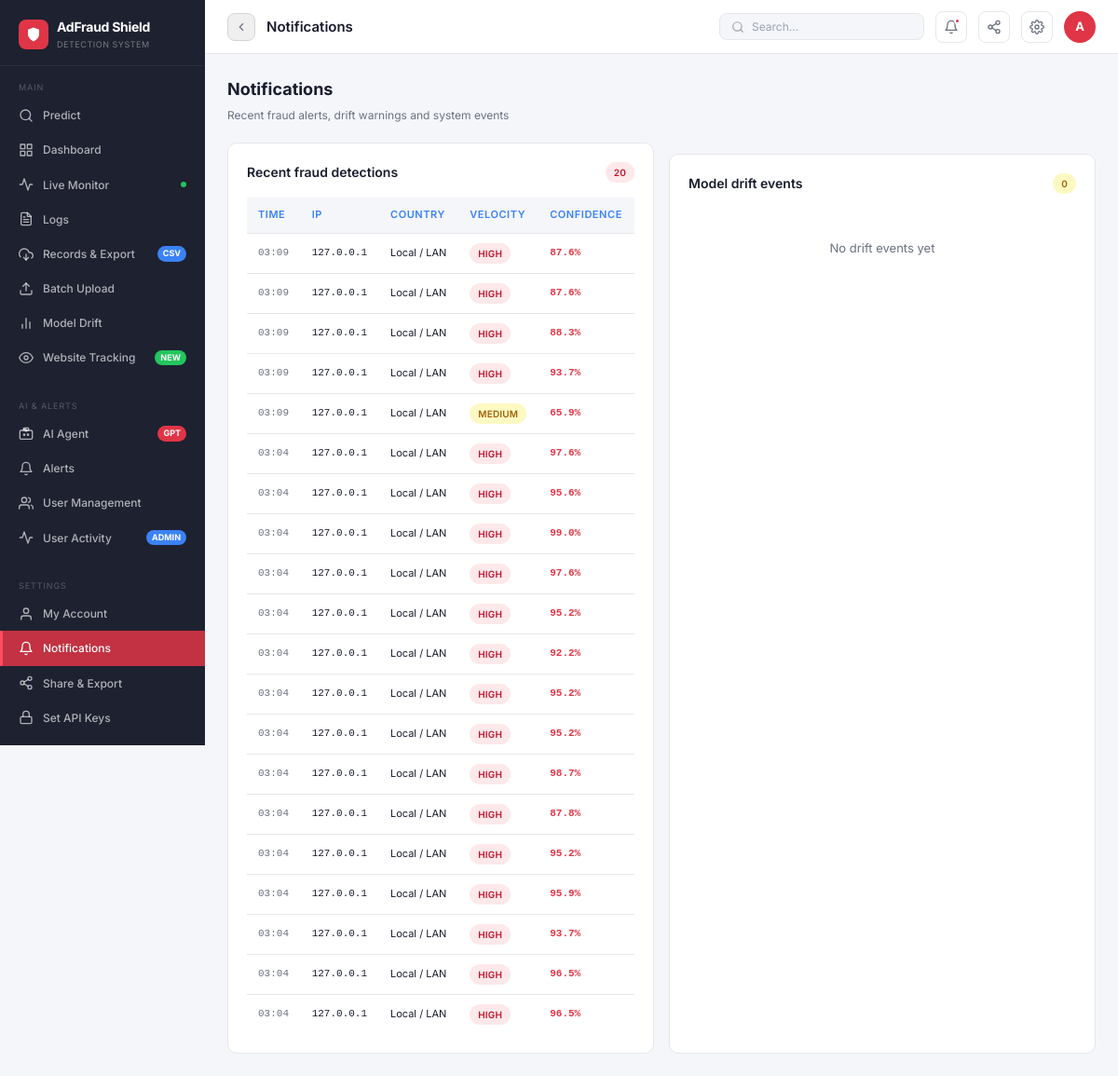
/notifications (signed in), run on the app's committed database.
### app.py (models this page shows, shortened)
class User(UserMixin, db.Model):
    id       = db.Column(db.Integer, primary_key=True)
    username = db.Column(db.String(80), unique=True, nullable=False)
    password = db.Column(db.String(200), nullable=False)
    role     = db.Column(db.String(20), default='user')
    email    = db.Column(db.String(120), default='')
    created  = db.Column(db.String(40), default=lambda: datetime.now().strftime('%Y-%m-%d %H:%M'))

class Prediction(db.Model):
    id         = db.Column(db.Integer, primary_key=True)
    timestamp  = db.Column(db.String(40))
    ip         = db.Column(db.String(50))
    app_id     = db.Column(db.String(20))
    device     = db.Column(db.String(20))
    os         = db.Column(db.String(20))
    channel    = db.Column(db.String(20))
    hour       = db.Column(db.Integer)
    result     = db.Column(db.String(20))
    confidence = db.Column(db.Float)
    model_used = db.Column(db.String(40))
    country    = db.Column(db.String(40), default='Unknown')
    velocity   = db.Column(db.String(10), default='LOW')
    signals    = db.Column(db.Integer, default=0)
    user_id    = db.Column(db.Integer, db.ForeignKey('user.id'), nullable=True)

### app.py (the view)
@app.route('/notifications')
@login_required
def notifications():
    recent = Prediction.query.filter_by(result='Fraudulent').order_by(
        Prediction.id.desc()).limit(20).all()
    drift_logs = DriftLog.query.order_by(DriftLog.id.desc()).limit(10).all()
    return render_template('notifications.html', predictions=recent, drift_logs=drift_logs)

### app.py (called while the page is built)
@login_manager.user_loader
def load_user(uid): return User.query.get(int(uid))

### templates/notifications.html
{% extends "base.html" %}
{% block content %}
<div class="page-hdr">
  <div><div class="page-title">Notifications</div><div class="page-sub">Recent fraud alerts, drift warnings and system events</div></div>
</div>
<div class="two-col">
  <div class="card">
    <div class="card-hdr">
      <div class="card-title">Recent fraud detections</div>
      <span class="badge b-fraud">{{ predictions|length }}</span>
    </div>
    {% if predictions %}
    <div class="tbl-wrap">
      <table>
        <thead><tr>
          <th style="background:var(--body-bg);color:var(--blue);">Time</th>
          <th style="background:var(--body-bg);color:var(--blue);">IP</th>
          <th style="background:var(--body-bg);color:var(--blue);">Country</th>
          <th style="background:var(--body-bg);color:var(--blue);">Velocity</th>
          <th style="background:var(--body-bg);color:var(--blue);">Confidence</th>
        </tr></thead>
        <tbody>{% for p in predictions %}<tr>
          <td class="mono" style="font-size:11px;color:var(--ink2);">{{ p.timestamp[11:16] }}</td>
          <td class="mono">{{ p.ip }}</td>
          <td style="font-size:11px;">{{ p.country }}</td>
          <td><span class="badge b-{{ p.velocity|lower }}">{{ p.velocity }}</span></td>
          <td class="mono" style="color:var(--acc);font-weight:600;">{{ (p.confidence or 0)|round(1) }}%</td>
        </tr>{% endfor %}</tbody>
      </table>
    </div>
    {% else %}
    <div style="text-align:center;padding:32px;color:var(--ink2);">No fraud detections yet</div>
    {% endif %}
  </div>
  <div class="card">
    <div class="card-hdr">
      <div class="card-title">Model drift events</div>
      <span class="badge b-warning">{{ drift_logs|length }}</span>
    </div>
    {% if drift_logs %}
    <div class="tbl-wrap">
      <table>
        <thead><tr>
          <th style="background:var(--body-bg);color:var(--blue);">Time</th>
          <th style="background:var(--body-bg);color:var(--blue);">Accuracy</th>
          <th style="background:var(--body-bg);color:var(--blue);">Status</th>
        </tr></thead>
        <tbody>{% for d in drift_logs %}<tr>
          <td class="mono" style="font-size:11px;color:var(--ink2);">{{ d.timestamp[11:16] }}</td>
          <td class="mono" style="color:{% if d.accuracy>=90 %}var(--grn){% elif d.accuracy>=85 %}var(--amb){% else %}var(--acc){% endif %};font-weight:600;">{{ d.accuracy }}%</td>
          <td><span class="badge b-{{ d.status()|lower }}">{{ d.status() }}</span></td>
        </tr>{% endfor %}</tbody>
      </table>
    </div>
    {% else %}
    <div style="text-align:center;padding:32px;color:var(--ink2);">No drift events yet</div>
    {% endif %}
  </div>
</div>
{% endblock %}

### templates/base.html (shortened to what this page needs)
<!DOCTYPE html>
<html lang="en">
<head>
</head>
<body>
<aside class="sidebar">
  <div class="sb-brand">
    <div class="sb-logo">
      <div class="sb-logo-icon">
        <svg viewBox="0 0 24 24"><path d="M12 22s8-4 8-10V5l-8-3-8 3v7c0 6 8 10 8 10z"/></svg>
      </div>
      <div>
        <div class="sb-logo-text">AdFraud Shield</div>
        <div class="sb-logo-sub">Detection System</div>
      </div>
    </div>
  </div>
  <div class="sb-section">
    <div class="sb-section-label">Main</div>
    <a href="/" class="sb-item {% if request.path=='/' %}active{% endif %}">
      <svg viewBox="0 0 24 24"><circle cx="11" cy="11" r="8"/><path d="m21 21-4.35-4.35"/></svg>
      Predict
    </a>
    <a href="/dashboard" class="sb-item {% if request.path=='/dashboard' %}active{% endif %}">
      <svg viewBox="0 0 24 24"><rect x="3" y="3" width="7" height="7"/><rect x="14" y="3" width="7" height="7"/><rect x="14" y="14" width="7" height="7"/><rect x="3" y="14" width="7" height="7"/></svg>
      Dashboard
    </a>
    <a href="/realtime" class="sb-item {% if request.path=='/realtime' %}active{% endif %}">
      <svg viewBox="0 0 24 24"><polyline points="22 12 18 12 15 21 9 3 6 12 2 12"/></svg>
      Live Monitor
      <div class="sb-live"><div class="sb-dot"></div></div>
    </a>
    <a href="/logs" class="sb-item {% if request.path=='/logs' %}active{% endif %}">
      <svg viewBox="0 0 24 24"><path d="M14 2H6a2 2 0 0 0-2 2v16a2 2 0 0 0 2 2h12a2 2 0 0 0 2-2V8z"/><polyline points="14 2 14 8 20 8"/><line x1="16" y1="13" x2="8" y2="13"/><line x1="16" y1="17" x2="8" y2="17"/><polyline points="10 9 9 9 8 9"/></svg>
      Logs
    </a>
    <a href="/records" class="sb-item {% if request.path=='/records' %}active{% endif %}">
      <svg viewBox="0 0 24 24"><polyline points="8 17 12 21 16 17"/><line x1="12" y1="12" x2="12" y2="21"/><path d="M20.88 18.09A5 5 0 0 0 18 9h-1.26A8 8 0 1 0 3 16.29"/></svg>
      Records &amp; Export
      <span class="sb-badge sb-badge-blue">CSV</span>
    </a>
    <a href="/batch" class="sb-item {% if request.path=='/batch' %}active{% endif %}">
      <svg viewBox="0 0 24 24"><path d="M21 15v4a2 2 0 0 1-2 2H5a2 2 0 0 1-2-2v-4"/><polyline points="17 8 12 3 7 8"/><line x1="12" y1="3" x2="12" y2="15"/></svg>
      Batch Upload
    </a>
    <a href="/drift" class="sb-item {% if request.path=='/drift' %}active{% endif %}">
      <svg viewBox="0 0 24 24"><line x1="18" y1="20" x2="18" y2="10"/><line x1="12" y1="20" x2="12" y2="4"/><line x1="6" y1="20" x2="6" y2="14"/></svg>
      Model Drift
    </a>
    <a href="/tracking" class="sb-item {% if request.path=='/tracking' %}active{% endif %}">
      <svg viewBox="0 0 24 24"><path d="M1 12s4-8 11-8 11 8 11 8-4 8-11 8-11-8-11-8z"/><circle cx="12" cy="12" r="3"/></svg>
      Website Tracking
      <span class="sb-badge sb-badge-grn">NEW</span>
    </a>
  </div>
  <div class="sb-section">
    <div class="sb-section-label">AI &amp; Alerts</div>
    <a href="/agent" class="sb-item {% if request.path=='/agent' %}active{% endif %}">
      <svg viewBox="0 0 24 24"><path d="M12 8V4H8"/><rect x="8" y="2" width="8" height="4" rx="1"/><path d="M4 6h16a2 2 0 0 1 2 2v10a2 2 0 0 1-2 2H4a2 2 0 0 1-2-2V8a2 2 0 0 1 2-2z"/><circle cx="9" cy="13" r="1"/><circle cx="15" cy="13" r="1"/></svg>
      AI Agent
      <span class="sb-badge sb-badge-red">GPT</span>
    </a>
    {% if current_user.role == 'admin' %}
    <a href="/alerts" class="sb-item {% if request.path=='/alerts' %}active{% endif %}">
      <svg viewBox="0 0 24 24"><path d="M18 8A6 6 0 0 0 6 8c0 7-3 9-3 9h18s-3-2-3-9"/><path d="M13.73 21a2 2 0 0 1-3.46 0"/></svg>
      Alerts
    </a>
    <a href="/admin/users" class="sb-item {% if request.path=='/admin/users' %}active{% endif %}">
      <svg viewBox="0 0 24 24"><path d="M17 21v-2a4 4 0 0 0-4-4H5a4 4 0 0 0-4 4v2"/><circle cx="9" cy="7" r="4"/><path d="M23 21v-2a4 4 0 0 0-3-3.87"/><path d="M16 3.13a4 4 0 0 1 0 7.75"/></svg>
      User Management
    </a>
    <a href="/admin/activity" class="sb-item {% if request.path=='/admin/activity' %}active{% endif %}">
      <svg viewBox="0 0 24 24"><polyline points="22 12 18 12 15 21 9 3 6 12 2 12"/></svg>
      User Activity
      <span class="sb-badge sb-badge-blue">ADMIN</span>
    </a>
    {% endif %}
  </div>
  <div class="sb-section">
    <div class="sb-section-label">Settings</div>
    <a href="/account" class="sb-item {% if request.path=='/account' %}active{% endif %}">
      <svg viewBox="0 0 24 24"><path d="M20 21v-2a4 4 0 0 0-4-4H8a4 4 0 0 0-4 4v2"/><circle cx="12" cy="7" r="4"/></svg>
      My Account
    </a>
    <a href="/notifications" class="sb-item {% if request.path=='/notifications' %}active{% endif %}">
      <svg viewBox="0 0 24 24"><path d="M18 8A6 6 0 0 0 6 8c0 7-3 9-3 9h18s-3-2-3-9"/><path d="M13.73 21a2 2 0 0 1-3.46 0"/></svg>
      Notifications
    </a>
    <a href="/share" class="sb-item {% if request.path=='/share' %}active{% endif %}">
      <svg viewBox="0 0 24 24"><circle cx="18" cy="5" r="3"/><circle cx="6" cy="12" r="3"/><circle cx="18" cy="19" r="3"/><line x1="8.59" y1="13.51" x2="15.42" y2="17.49"/><line x1="15.41" y1="6.51" x2="8.59" y2="10.49"/></svg>
      Share &amp; Export
    </a>
    {% if current_user.role == 'admin' %}
    <a href="/set_keys" class="sb-item {% if request.path=='/set_keys' %}active{% endif %}">
      <svg viewBox="0 0 24 24"><rect x="3" y="11" width="18" height="11" rx="2" ry="2"/><path d="M7 11V7a5 5 0 0 1 10 0v4"/></svg>
      Set API Keys
    </a>
    {% endif %}
    <a href="/apidocs" target="_blank" class="sb-item">
    </a>
  </div>
</aside>
<div class="main">
  <div class="topbar">
    <button class="tb-back" onclick="history.back()" title="Go back">
      <svg viewBox="0 0 24 24"><polyline points="15 18 9 12 15 6"/></svg>
    </button>
    <div class="tb-breadcrumb">
      <span class="tb-page" id="page-title">AdFraud Shield</span>
    </div>
    <div class="tb-search">
      <svg viewBox="0 0 24 24"><circle cx="11" cy="11" r="8"/><path d="m21 21-4.35-4.35"/></svg>
      <input type="text" placeholder="Search..." id="global-search">
    </div>
    <a href="/notifications" class="tb-icon-btn" title="Notifications">
      <svg viewBox="0 0 24 24"><path d="M18 8A6 6 0 0 0 6 8c0 7-3 9-3 9h18s-3-2-3-9"/><path d="M13.73 21a2 2 0 0 1-3.46 0"/></svg>
      <div class="tb-notif-dot"></div>
    </a>
    <a href="/share" class="tb-icon-btn" title="Share / Export">
      <svg viewBox="0 0 24 24"><circle cx="18" cy="5" r="3"/><circle cx="6" cy="12" r="3"/><circle cx="18" cy="19" r="3"/><line x1="8.59" y1="13.51" x2="15.42" y2="17.49"/><line x1="15.41" y1="6.51" x2="8.59" y2="10.49"/></svg>
    </a>
    <a href="/account" class="tb-icon-btn" title="Settings">
    </a>
    <div class="tb-avatar" title="{{ current_user.username }}">{{ current_user.username[0]|upper }}</div>
  </div>
  <div class="content">
    {% block content %}{% endblock %}
  </div>
</div>
</body>
</html>

### data on the page
User: username "A"
Prediction: timestamp "03:09", ip "127.0.0.1", country "Local / LAN", velocity "HIGH", confidence "87.6"
Prediction: timestamp "03:09", ip "127.0.0.1", country "Local / LAN", velocity "HIGH", confidence "87.6"
Prediction: timestamp "03:09", ip "127.0.0.1", country "Local / LAN", velocity "HIGH", confidence "88.3"
Prediction: timestamp "03:09", ip "127.0.0.1", country "Local / LAN", velocity "HIGH", confidence "93.7"
Prediction: timestamp "03:09", ip "127.0.0.1", country "Local / LAN", velocity "MEDIUM", confidence "65.9"
Prediction: timestamp "03:04", ip "127.0.0.1", country "Local / LAN", velocity "HIGH", confidence "97.6"
Prediction: timestamp "03:04", ip "127.0.0.1", country "Local / LAN", velocity "HIGH", confidence "95.6"
Prediction: timestamp "03:04", ip "127.0.0.1", country "Local / LAN", velocity "HIGH", confidence "99.0"
Prediction: timestamp "03:04", ip "127.0.0.1", country "Local / LAN", velocity "HIGH", confidence "97.6"
Prediction: timestamp "03:04", ip "127.0.0.1", country "Local / LAN", velocity "HIGH", confidence "95.2"
Prediction: timestamp "03:04", ip "127.0.0.1", country "Local / LAN", velocity "HIGH", confidence "92.2"
Prediction: timestamp "03:04", ip "127.0.0.1", country "Local / LAN", velocity "HIGH", confidence "95.2"
Prediction: timestamp "03:04", ip "127.0.0.1", country "Local / LAN", velocity "HIGH", confidence "95.2"
Prediction: timestamp "03:04", ip "127.0.0.1", country "Local / LAN", velocity "HIGH", confidence "98.7"
Prediction: timestamp "03:04", ip "127.0.0.1", country "Local / LAN", velocity "HIGH", confidence "87.8"
Prediction: timestamp "03:04", ip "127.0.0.1", country "Local / LAN", velocity "HIGH", confidence "95.2"
Prediction: timestamp "03:04", ip "127.0.0.1", country "Local / LAN", velocity "HIGH", confidence "95.9"
Prediction: timestamp "03:04", ip "127.0.0.1", country "Local / LAN", velocity "HIGH", confidence "93.7"
Prediction: timestamp "03:04", ip "127.0.0.1", country "Local / LAN", velocity "HIGH", confidence "96.5"
Prediction: timestamp "03:04", ip "127.0.0.1", country "Local / LAN", velocity "HIGH", confidence "96.5"

### other printed values
{{ predictions|length }} "20"
{{ drift_logs|length }} "0"
